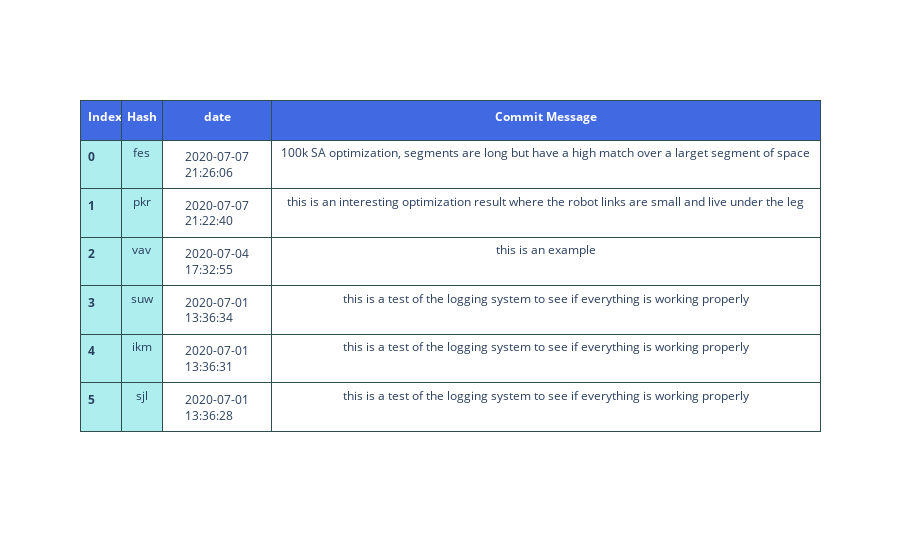

Notebook code for this chart:
### Code cell
Exp.Log()

### Figure 1 — Plotly figure (JSON) as saved in the notebook; plotly's stock layout.template omitted (floating-point values rounded to 4 significant figures)
{"data": [{"cells": {"align": ["left", "center"], "fill": {"color": ["paleturquoise", "paleturquoise", "white", "white"]}, "font": {"size": 12}, "height": 30, "line": {"color": "darkslategray"}, "values": [["<b>0</b>", "<b>1</b>", "<b>2</b>", "<b>3</b>", "<b>4</b>", "<b>5</b>"], ["fes", "pkr", "vav", "suw", "ikm", "sjl"], ["2020-07-07 21:26:06", "2020-07-07 21:22:40", "2020-07-04 17:32:55", "2020-07-01 13:36:34", "2020-07-01 13:36:31", "2020-07-01 13:36:28"], ["100k SA optimization, segments are long but have a high match over a larget segment of space", "this is an interesting optimization result where the robot links are small and live under the leg", "this is an example", "this is a test of the logging system to see if everything is working properly", "this is a test of the logging system to see if everything is working properly", "this is a test of the logging system to see if everything is working properly"]]}, "columnorder": [1, 2, 3, 4], "columnwidth": [30, 30, 80, 400], "header": {"align": ["left", "center"], "fill": {"color": "royalblue"}, "font": {"color": "white", "size": 12}, "height": 40, "line": {"color": "darkslategray"}, "values": ["<b>Index</b>", "<b>Hash</b><br>", "<b>date</b>", "<b>Commit Message</b>"]}, "type": "table"}], "layout": {"autosize": true}}
